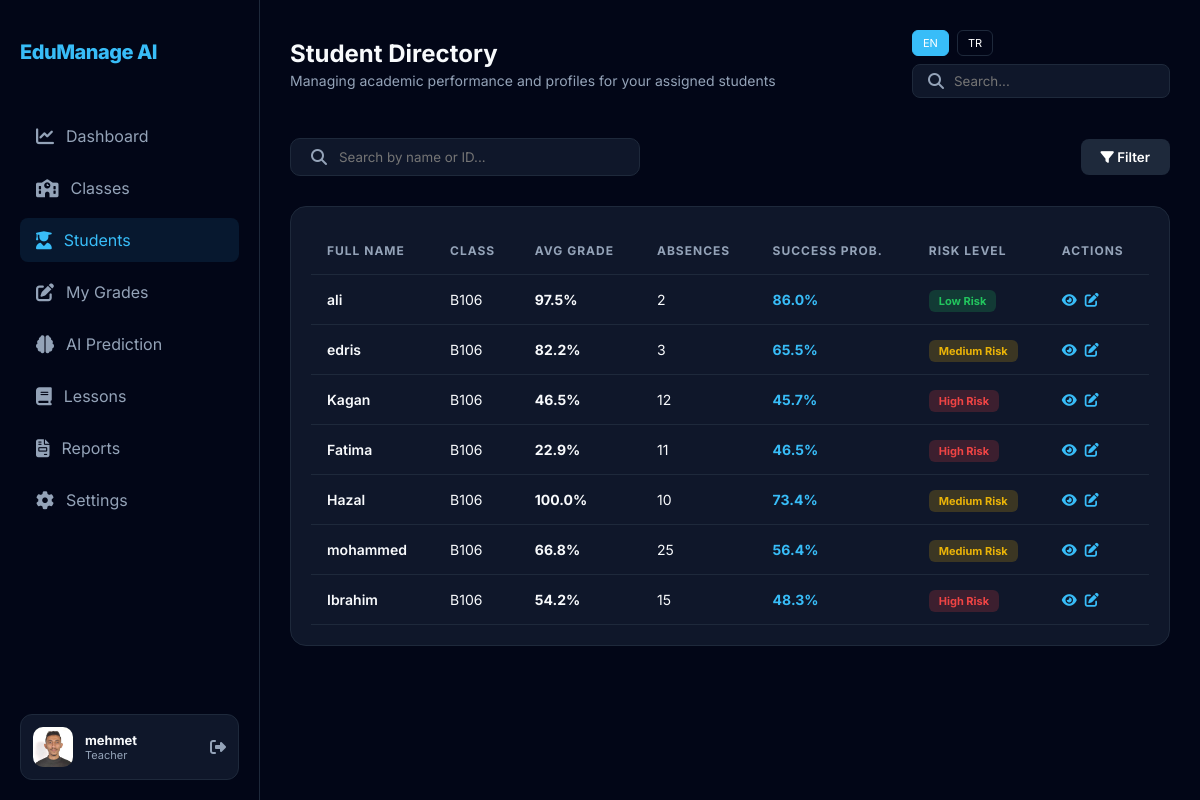
Screenshot of /teacher/students (signed in) with the database file from the repository.
### tables this page shows
CREATE TABLE Users (
        id INTEGER PRIMARY KEY AUTOINCREMENT,
        full_name TEXT NOT NULL,
        email TEXT UNIQUE NOT NULL,
        password TEXT NOT NULL,
        role TEXT CHECK(role IN ('admin', 'teacher', 'student')) NOT NULL,
        status TEXT DEFAULT 'Active',
        created_at TIMESTAMP DEFAULT CURRENT_TIMESTAMP
    , phone_number TEXT, address TEXT, profile_image TEXT);

CREATE TABLE Classes (
        id INTEGER PRIMARY KEY AUTOINCREMENT,
        class_name TEXT UNIQUE NOT NULL,
        teacher_id INTEGER,
        FOREIGN KEY (teacher_id) REFERENCES Teachers(id) ON DELETE SET NULL
    );

CREATE TABLE Predictions (
        id INTEGER PRIMARY KEY AUTOINCREMENT,
        student_id INTEGER NOT NULL,
        predicted_score REAL,
        success_probability REAL,
        risk_level TEXT,
        recommendation TEXT,
        created_at TIMESTAMP DEFAULT CURRENT_TIMESTAMP,
        updated_at TIMESTAMP DEFAULT CURRENT_TIMESTAMP, class_id INTEGER,
        FOREIGN KEY (student_id) REFERENCES Students(id) ON DELETE CASCADE
    );

### app.py (the view)
@app.route('/teacher/students')
def teacher_students():
    if session.get('role') != 'teacher': return redirect(url_for('login'))
    conn = get_db_connection()
    try:
        teacher = conn.execute('SELECT c.id as class_id, c.class_name FROM Teachers t JOIN Classes c ON c.teacher_id = t.id WHERE t.user_id = ?', (session['user_id'],)).fetchone()
        students = []
        if teacher:
            rows = conn.execute('''
                SELECT s.*, u.full_name, p.success_probability as prob, p.risk_level as risk,
                       COALESCE((g.midterm * 0.3 + g.final * 0.5 + g.homework * 0.2), s.previous_score) as current_grade
                FROM Students s
                JOIN Users u ON s.user_id = u.id
                JOIN StudentClasses sc ON sc.student_id = s.id
                LEFT JOIN Grades g ON g.student_id = s.id AND g.class_id = sc.class_id
                LEFT JOIN Predictions p ON p.student_id = s.id AND p.class_id = sc.class_id
                WHERE sc.class_id = ?
            ''', (teacher['class_id'],)).fetchall()
            for r in rows:
                students.append({**dict(r), 'prob': round(r['prob'] or 0, 1), 'risk': r['risk'] or 'N/A', 'class_name': teacher['class_name'], 'current_grade': round(r['current_grade'], 1)})
        conn.close()
        return render_template('teacher_students.html', active_page='students', students=students)
    except Exception as e:
        conn.close()
        return render_template('teacher_students.html', active_page='students', students=[])

### app.py (called while the page is built)
@app.context_processor
def inject_translations():
    lang = session.get('lang', 'en')
    def translate(key):
        return TRANSLATIONS.get(lang, TRANSLATIONS['en']).get(key, key)
    return dict(_=translate, current_lang=lang)

@app.before_request
def log_request():
    if not request.path.startswith('/static'):
        print(f"DEBUG: Request to {request.path} [Role: {session.get('role', 'Guest')}]")

def get_db_connection():
    conn = sqlite3.connect(DB_PATH)
    conn.row_factory = sqlite3.Row
    return conn

@app.context_processor
def inject_user():
    if 'user_id' in session:
        try:
            conn = get_db_connection()
            user = conn.execute('SELECT profile_image, full_name FROM Users WHERE id = ?', (session['user_id'],)).fetchone()
            conn.close()
            if user:
                return {'current_user': user}
            else:
                session.clear()
        except: pass
    return {'current_user': {'profile_image': None, 'full_name': 'Guest User'}}

### templates/teacher_students.html (shortened to what this page needs)
{% extends "base.html" %}
{% block page_title %}Student Directory{% endblock %}
{% block page_subtitle %}Managing academic performance and profiles for your assigned students{% endblock %}
{% block content %}
<div style="display: flex; justify-content: space-between; align-items: center; margin-bottom: 25px;">
    <div style="background: var(--card-bg); padding: 10px 20px; border-radius: 10px; border: 1px solid var(--border); display: flex; align-items: center; width: 350px;">
        <i class="fas fa-search" style="color: var(--text-secondary); margin-right: 12px;"></i>
        <input type="text" placeholder="Search by name or ID..." style="background: transparent; border: none; color: white; outline: none; width: 100%;">
    </div>
    <div style="display: flex; gap: 10px;">
        <button class="btn-primary" style="background: var(--border); color: white;"><i class="fas fa-filter"></i> Filter</button>
    </div>
</div>
<div class="table-container">
    <table>
        <thead>
            <tr>
                <th>FULL NAME</th>
                <th>CLASS</th>
                <th>AVG GRADE</th>
                <th>ABSENCES</th>
                <th>SUCCESS PROB.</th>
                <th>RISK LEVEL</th>
                <th>ACTIONS</th>
            </tr>
        </thead>
        <tbody>
            {% for student in students %}
            <tr>
                <td style="font-weight: 600;">{{ student.full_name }}</td>
                <td>{{ student.class_name }}</td>
                <td style="font-weight: 700;">{{ student.current_grade }}%</td>
                <td>{{ student.absences }}</td>
                <td style="color: var(--accent); font-weight: 700;">{{ student.prob }}%</td>
                <td>
                    <span class="badge {% if student.risk == 'High Risk' %}badge-high{% elif student.risk == 'Medium Risk' %}badge-medium{% else %}badge-low{% endif %}">
                        {{ student.risk }}
                    </span>
                </td>
                <td>
                    <div style="display: flex; gap: 8px;">
                        <button title="View Details" style="background: transparent; border: none; color: var(--accent); cursor: pointer;"><i class="fas fa-eye"></i></button>
                        <a href="/teacher/grades?sid={{ student.id }}" title="Manage Grades" style="color: var(--accent);"><i class="fas fa-edit"></i></a>
                    </div>
                </td>
            </tr>
            {% endfor %}
        </tbody>
    </table>
</div>
{% endblock %}

### templates/base.html (shortened to what this page needs)
<!DOCTYPE html>
<html lang="en">
<head>
    <link rel="stylesheet" href="{{ url_for('static', filename='css/style.css') }}">
    <link rel="stylesheet" href="https://cdnjs.cloudflare.com/ajax/libs/font-awesome/6.4.0/css/all.min.css">
</head>
<body>
    <div class="app-container">
        <div class="sidebar">
            <div class="logo-section">
                <div class="logo-text">EduManage AI</div>
            </div>
            <nav class="nav-menu">
                {% if session['role'] == 'teacher' %}
                <a href="/dashboard" class="nav-item {% if active_page == 'dashboard' %}active{% endif %}">
                    <i class="fas fa-chart-line"></i> {{ _('dashboard') }}
                </a>
                <a href="/teacher/classes" class="nav-item {% if active_page == 'classes' %}active{% endif %}">
                    <i class="fas fa-school"></i> {{ _('classes') }}
                </a>
                <a href="/teacher/students" class="nav-item {% if active_page == 'students' %}active{% endif %}">
                    <i class="fas fa-user-graduate"></i> {{ _('students') }}
                </a>
                <a href="/teacher/grades" class="nav-item {% if active_page == 'grades' %}active{% endif %}">
                    <i class="fas fa-edit"></i> {{ _('grades') }}
                </a>
                <a href="/teacher/prediction" class="nav-item {% if active_page == 'prediction' %}active{% endif %}">
                    <i class="fas fa-brain"></i> {{ _('prediction') }}
                </a>
                <a href="/teacher/lessons" class="nav-item {% if active_page == 'lessons' %}active{% endif %}">
                    <i class="fas fa-book"></i> {{ _('lessons') }}
                </a>
                <a href="/teacher/reports" class="nav-item {% if active_page == 'reports' %}active{% endif %}">
                    <i class="fas fa-file-invoice"></i> {{ _('reports') }}
                </a>
                {% endif %}
                <a href="/settings" class="nav-item">
                    <i class="fas fa-cog"></i> {{ _('settings') }}
                </a>
            </nav>
            <div class="profile-card">
                <div class="avatar" style="overflow: hidden; display: flex; align-items: center; justify-content: center; background: var(--border);">
                    {% if current_user and current_user.profile_image %}
                        <img src="{{ current_user.profile_image }}" style="width: 100%; height: 100%; object-fit: cover;">
                    {% else %}
                        <i class="fas fa-user" style="color: var(--text-secondary); font-size: 14px;"></i>
                    {% endif %}
                </div>
                <div class="profile-info">
                    <div style="font-size: 13px; font-weight: 700;">{{ current_user.full_name if current_user else session.get('full_name', 'User') }}</div>
                    <div style="font-size: 11px; color: var(--text-secondary);">{{ _(session['role']) }}</div>
                </div>
                <a href="/logout" style="margin-left: auto; color: var(--text-secondary);"><i class="fas fa-sign-out-alt"></i></a>
            </div>
        </div>
        <main class="main-content">
            <header class="top-navbar">
                <div class="page-title">
                    <h1>{% block page_title %}{% endblock %}</h1>
                    <p>{% block page_subtitle %}{% endblock %}</p>
                </div>
                <div class="navbar-actions">
                    <div class="language-switcher" style="display: flex; gap: 8px; margin-right: 20px;">
                        <a href="/set_language/en" class="nav-item" style="padding: 5px 10px; border-radius: 6px; font-size: 11px; background: {% if current_lang == 'en' %}var(--accent){% else %}transparent{% endif %}; color: white; border: 1px solid {% if current_lang == 'en' %}var(--accent){% else %}var(--border){% endif %};">EN</a>
                        <a href="/set_language/tr" class="nav-item" style="padding: 5px 10px; border-radius: 6px; font-size: 11px; background: {% if current_lang == 'tr' %}var(--accent){% else %}transparent{% endif %}; color: white; border: 1px solid {% if current_lang == 'tr' %}var(--accent){% else %}var(--border){% endif %};">TR</a>
                    </div>
                    <div style="background: var(--card-bg); padding: 8px 15px; border-radius: 8px; border: 1px solid var(--border); display: flex; align-items: center;">
                        <i class="fas fa-search" style="color: var(--text-secondary); margin-right: 10px;"></i>
                        <input type="text" placeholder="{{ _('search') }}" style="background: transparent; border: none; color: white; outline: none; width: 200px;">
                    </div>
                </div>
            </header>
            {% block content %}{% endblock %}
        </main>
    </div>
</body>
</html>

### static/css/style.css (style rules this page uses)
:root { --bg-dark: #020617; --card-bg: #0F172A; --sidebar-bg: #020617; --accent: #38BDF8; --accent-hover: #0EA5E9; --text-primary: #F8FAFC; --text-secondary: #94A3B8; --border: #1E293B; --danger: #EF4444; --success: #22C55E; --warning: #F59E0B; --info: #3B82F6; }
* { margin: 0; padding: 0; box-sizing: border-box; font-family: 'Inter', sans-serif; }
body { background-color: var(--bg-dark); color: var(--text-primary); overflow-x: hidden; }
.app-container { display: flex; min-height: 100vh; }
.sidebar { width: 260px; background-color: var(--sidebar-bg); border-right: 1px solid var(--border); display: flex; flex-direction: column; padding: 20px; position: fixed; height: 100vh; }
.logo-section { padding: 20px 0; margin-bottom: 30px; }
.logo-text { font-size: 20px; font-weight: 800; color: var(--accent); letter-spacing: -0.5px; }
.nav-menu { flex: 1; }
.nav-item { display: flex; align-items: center; padding: 12px 16px; color: var(--text-secondary); text-decoration: none; border-radius: 8px; margin-bottom: 8px; transition: all 0.3s ease; }
.nav-item i { margin-right: 12px; font-size: 18px; }
.nav-item:hover, .nav-item.active { background: rgba(56, 189, 248, 0.1); color: var(--accent); }
.profile-card { background: var(--card-bg); border-radius: 12px; padding: 12px; display: flex; align-items: center; border: 1px solid var(--border); }
.avatar { width: 40px; height: 40px; border-radius: 10px; background: var(--accent); margin-right: 12px; }
.main-content { flex: 1; margin-left: 260px; padding: 30px; }
.top-navbar { display: flex; justify-content: space-between; align-items: center; margin-bottom: 40px; }
.page-title h1 { font-size: 24px; font-weight: 700; margin-bottom: 4px; }
.page-title p { color: var(--text-secondary); font-size: 14px; }
.table-container { background: var(--card-bg); border-radius: 16px; padding: 20px; border: 1px solid var(--border); margin-top: 30px; }
table { width: 100%; border-collapse: collapse; }
th { text-align: left; color: var(--text-secondary); font-size: 12px; text-transform: uppercase; letter-spacing: 1px; padding: 16px; border-bottom: 1px solid var(--border); }
td { padding: 16px; font-size: 14px; border-bottom: 1px solid var(--border); }
.badge { padding: 4px 10px; border-radius: 6px; font-size: 11px; font-weight: 700; }
.badge-low { background: rgba(34, 197, 94, 0.2); color: var(--success); }
.badge-medium { background: rgba(234, 179, 8, 0.2); color: #EAB308; }
.badge-high { background: rgba(239, 68, 68, 0.2); color: var(--danger); }
.btn-primary { background: var(--accent); color: var(--bg-dark); border: none; padding: 10px 20px; border-radius: 8px; font-weight: 600; cursor: pointer; transition: all 0.3s ease; }

### rows the page displays
Users: profile_image (picture), full_name "mehmet"
Users: full_name "ali"
Classes: class_name "B106" "B106" "B106" "B106" "B106" "B106" "B106"
Predictions: risk "Low Risk"
Users: full_name "edris"
Predictions: risk "Medium Risk"
Users: full_name "Kagan"
Predictions: risk "High Risk"
Users: full_name "Fatima"
Predictions: risk "High Risk"
Users: full_name "Hazal"
Predictions: risk "Medium Risk"
Users: full_name "mohammed"
Predictions: risk "Medium Risk"
Users: full_name "Ibrahim"
Predictions: risk "High Risk"

### other values shown
{{ student.current_grade }} "97.5" "82.2" "46.5" "22.9" "100.0" "66.8" "54.2"
{{ student.absences }} "2" "3" "12" "11" "10" "25" "15"
{{ student.prob }} "86.0" "65.5" "45.7" "46.5" "73.4" "56.4" "48.3"
